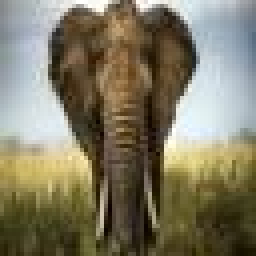
#> input picture files/IF/jpg/10.jpg, 64 x 64 px, given as the content of the folder ../../files/IF/jpg_raw, which was not available (shown 4 times larger)
$ python resize.py
#> lines starting #> are read from the running program, lines starting #| are printed output that depends on the picture
from PIL import Image
import os


IFPATHJPG = "../../files/IF/jpg";
IFPATHJPG2 = "../../files/IF/jpg_raw";


def main():
    resize(IFPATHJPG2,IFPATHJPG);


def resize(ifpath,ofpath):

#> called with ifpath = '../../files/IF/jpg_raw', ofpath = '../../files/IF/jpg'
    i=0;

    for filename in os.listdir(ifpath):

        im = Image.open(os.path.join(ifpath,filename));
#> im is the input picture: PIL image 64x64 RGB; mean R, G, B 127.9, 121.8, 99.3

        if i >= 0 and i <= 9:

            print("-> Redimensionando", os.path.join(ifpath,filename), "a 32x32 pixeles..." );
            im_resized = im.resize((32,32));
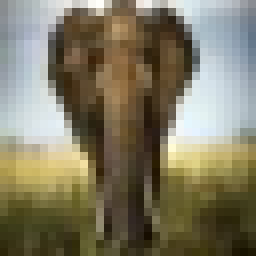
#> im_resized: PIL image 32x32 RGB (shown 8 times larger); mean R, G, B 127.8, 121.8, 99.3

        elif i > 9 and i <= 29:

            print("-> Redimensionando", os.path.join(ifpath,filename), "a 64x64 pixeles..." );
            im_resized = im.resize((64,64));

        elif i > 29 and i<= 49:

            print("-> Redimensionando", os.path.join(ifpath,filename), "a 128x128 pixeles..." );
            im_resized = im.resize((128,128));


        elif i > 49 and i<= 69:

            print("-> Redimensionando", os.path.join(ifpath,filename), "a 256x256 pixeles..." );
            im_resized = im.resize((256,256));


        elif i > 69 and i<= 89:
            print("-> Redimensionando", os.path.join(ifpath,filename), "a 256x128 pixeles..." );
            im_resized = im.resize((256,128));


        else:
            print("-> Redimensionando", os.path.join(ifpath,filename), "a 128x256 pixeles..." );
            im_resized = im.resize((128,256));


        im_resized.save(os.path.join(ofpath,filename));

        i=i+1;

    print("-> Total imagenes encontradas:", i);


if __name__ == '__main__':
    main();

$ run again, on files/IF/jpg/13.jpg
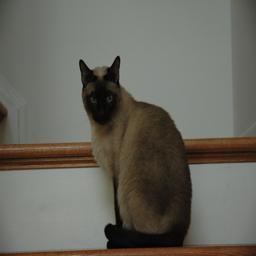
#> input picture files/IF/jpg/13.jpg, 256 x 256 px, given as the content of the folder ../../files/IF/jpg_raw, which was not available
#> in resize, im is the input picture: PIL image 256x256 RGB; mean R, G, B 104.5, 102.4, 93.9
#> in resize, `im_resized = im.resize((32,32));`:
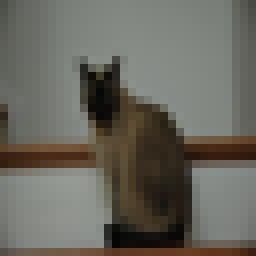
#> im_resized: PIL image 32x32 RGB (shown 8 times larger); mean R, G, B 104.5, 102.5, 93.9

$ run again, on files/IF/jpg/14.jpg
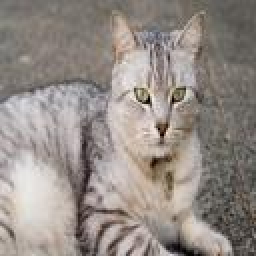
#> input picture files/IF/jpg/14.jpg, 128 x 128 px, given as the content of the folder ../../files/IF/jpg_raw, which was not available (shown 2 times larger)
#> in resize, im is the input picture: PIL image 128x128 RGB; mean R, G, B 148.5, 140.3, 134.5
#> in resize, `im_resized = im.resize((32,32));`:
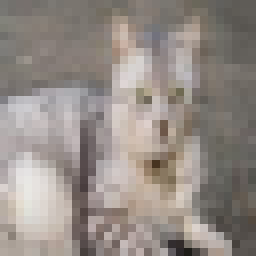
#> im_resized: PIL image 32x32 RGB (shown 8 times larger); mean R, G, B 148.5, 140.3, 134.5

$ run again, on files/IF/jpg/15.jpg
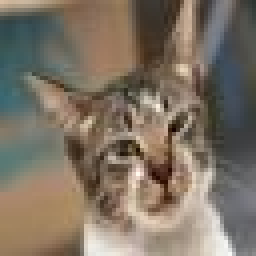
#> input picture files/IF/jpg/15.jpg, 64 x 64 px, given as the content of the folder ../../files/IF/jpg_raw, which was not available (shown 4 times larger)
#> in resize, im is the input picture: PIL image 64x64 RGB; mean R, G, B 126.2, 114.7, 100.6
#> in resize, `im_resized = im.resize((32,32));`:
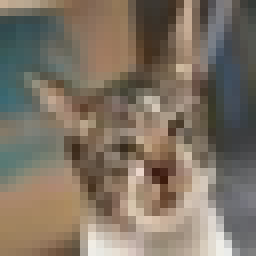
#> im_resized: PIL image 32x32 RGB (shown 8 times larger); mean R, G, B 126.2, 114.7, 100.6
